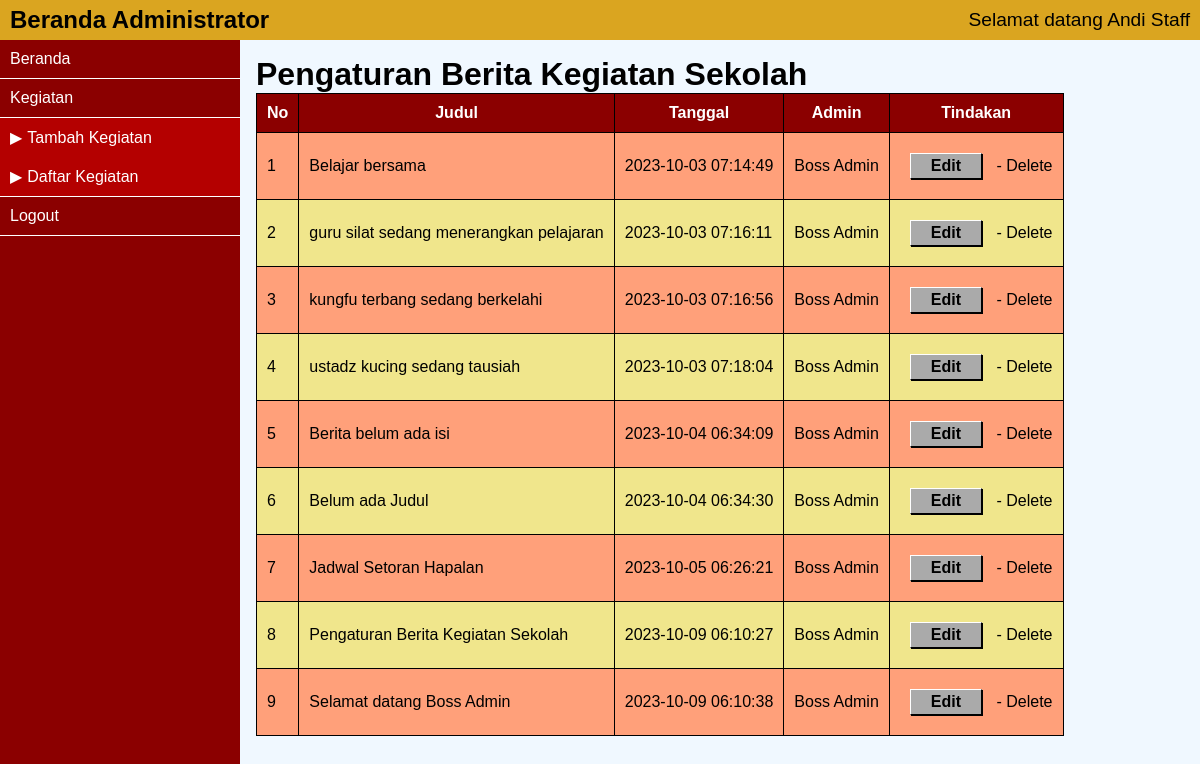
Screenshot of /admin/kegiatan-daftar.php (signed in) with the database file from the repository.
### tables this page shows
CREATE TABLE `kegiatan` (
  `ID_kegiatan` int(10) NOT NULL,
  `judul_kegiatan` varchar(200) NOT NULL,
  `artikel_kegiatan` text NOT NULL,
  `tgl_upload` datetime NOT NULL,
  `ID_admin` int(2) NOT NULL
);

### admin/functions.php (the view, shortened to what this page needs)
<?php
function get_data( $sql ) {
    global $koneksi;
    $hasil = array();
    $query = mysqli_query($koneksi, $sql);
    if (mysqli_num_rows($query) == 0) {
        return $hasil;
    }
    else
    {
        while( $row = mysqli_fetch_assoc($query)){
            $hasil[] = $row;
        }
        return $hasil;
    }
}
function buat_tabel( $class, $judul, $array ) {
    $nomor_urut = 1;
    $hasil = "<table class='$class'>";
    $hasil .= "<tr><th>No</th>";
    for($i=0; $i<count($judul); $i++) {
        $hasil .= "<th>$judul[$i]</th>";
    }
    $hasil .= "</tr>";
    for ($i=0; $i<count($array); $i++) {
        $hasil .= "<tr>";
        $hasil .= "<td>$nomor_urut</td>";
        $nomor_urut ++;
        $baris = $array[$i];
        for ($j=0; $j<count($baris); $j++) {
            $hasil .= "<TD>$baris[$j]</TD>";
        }
        $hasil .= "</tr>";
    }
    $hasil .= "</table>";
    echo $hasil;
}

### admin/style-admin.css (style rules this page uses)
* { margin:0; padding:0; box-sizing: border-box; }
html, body { height: 100%; font-family: Arial; }
.tabel_login, .tabel_login tr, .tabel_login th, .tabel_login td { border:1px solid black; border-collapse: collapse; }
.tabel_login th, .tabel_login td { padding: 10px; }
.tabel_login tr:nth-child(odd) { background-color: khaki; }
.tabel_login tr:nth-child(even) { background-color:lightsalmon; }
.tabel_login th { color: white; background-color: darkred; }

### rows the page displays
kegiatan: judul_kegiatan "Belajar bersama", tgl_upload "2023-10-03 07:14:49"
kegiatan: judul_kegiatan "guru silat sedang menerangkan pelajaran", tgl_upload "2023-10-03 07:16:11"
kegiatan: judul_kegiatan "kungfu terbang sedang berkelahi", tgl_upload "2023-10-03 07:16:56"
kegiatan: judul_kegiatan "ustadz kucing sedang tausiah", tgl_upload "2023-10-03 07:18:04"
kegiatan: judul_kegiatan "Berita belum ada isi", tgl_upload "2023-10-04 06:34:09"
kegiatan: judul_kegiatan "Belum ada Judul", tgl_upload "2023-10-04 06:34:30"
kegiatan: judul_kegiatan "Jadwal Setoran Hapalan", tgl_upload "2023-10-05 06:26:21"
kegiatan: judul_kegiatan "Pengaturan Berita Kegiatan Sekolah", tgl_upload "2023-10-09 06:10:27"
kegiatan: judul_kegiatan "Selamat datang Boss Admin", tgl_upload "2023-10-09 06:10:38"

### other values shown
$_SESSION["user"]["display_name"] "Andi Staff"
$judul[$i] "Judul"
$judul[$i] "Tanggal"
$judul[$i] "Admin"
$judul[$i] "Tindakan"
$baris[$j] "Boss Admin"
$baris[$j] "- Delete"
